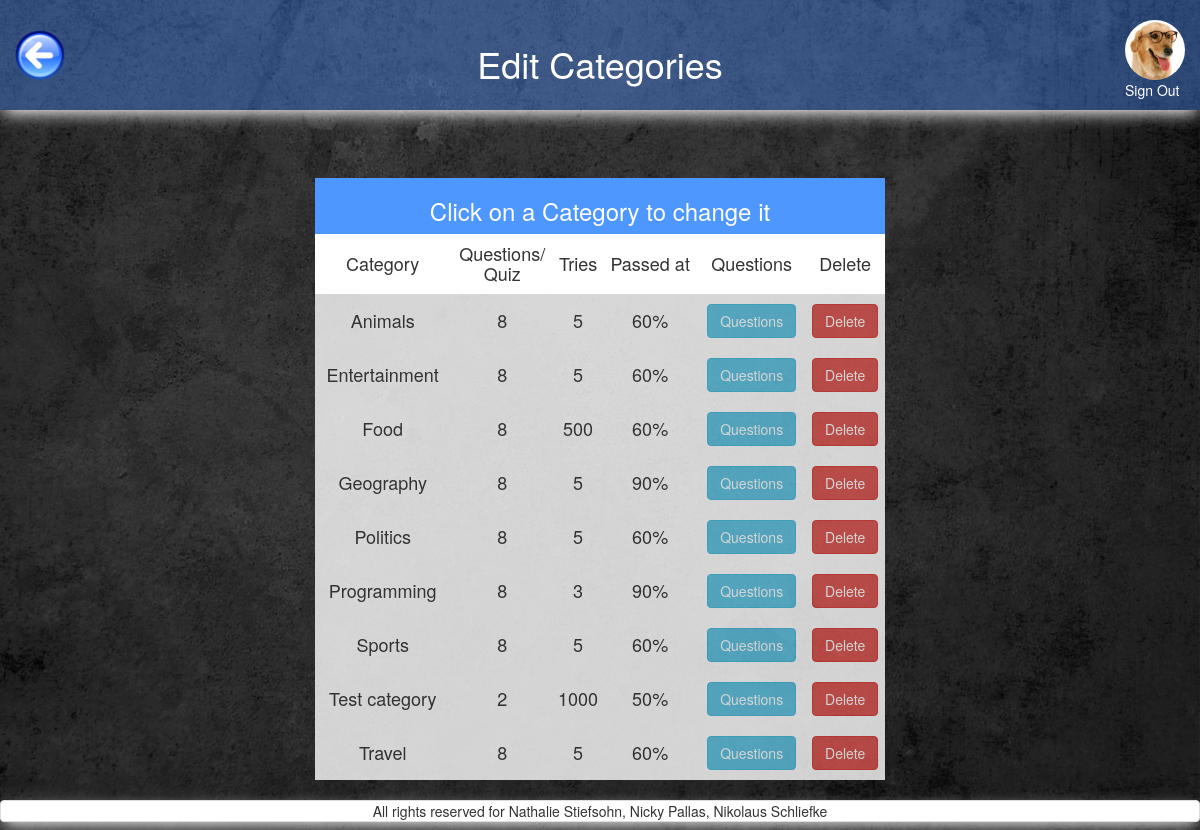
/admin_all_questions.php (signed in), run on the app's committed database.
### tables this page shows
CREATE TABLE `users` (
  `id` int(11) NOT NULL,
  `FK_avatars` int(11) NOT NULL,
  `FK_classes` int(11) NOT NULL DEFAULT '1',
  `nickname` varchar(255) NOT NULL,
  `email` varchar(255) NOT NULL,
  `password` varchar(255) NOT NULL,
  `first_name` varchar(255) NOT NULL,
  `family_name` varchar(255) NOT NULL,
  `date_of_birth` date NOT NULL DEFAULT '1993-07-30'
);

CREATE TABLE `avatars` (
  `id` int(11) NOT NULL,
  `location` varchar(255) NOT NULL
);

CREATE TABLE `categories` (
  `id` int(11) NOT NULL,
  `category` varchar(13) NOT NULL,
  `image` varchar(255) NOT NULL DEFAULT 'default.png',
  `amount_questions` int(11) NOT NULL DEFAULT '8',
  `tries` int(11) NOT NULL DEFAULT '5',
  `passed_at` decimal(3,2) NOT NULL DEFAULT '0.60'
);

### includes/start_session_admin.php (called while the page is built, shortened)
<?php
	require_once 'dbconnect.php';
$res=mysqli_query($con, "SELECT first_name, family_name, date_of_birth, nickname, users.id AS user_id, avatars.location AS avatar, avatars.id AS avatar_id, email FROM users
 	JOIN avatars ON users.FK_avatars=avatars.id
 	WHERE users.id=".$_SESSION['user']);
	 $userRow=mysqli_fetch_array($res);
	 $user_avatar = $userRow['avatar'];
?>

### query/categories_query.php (called while the page is built)
<?php
$query_all_categories = "
    SELECT
        *
    FROM `categories`
    order by category ASC
";
$res_all_categories = mysqli_query($con, $query_all_categories);
?>

### admin_all_questions.php (the view, shortened to what this page needs)
<?php
require_once('includes/start_session_admin.php');
?>
<!DOCTYPE html>
<html>
<head>
	<?php
require_once('includes/head_tag.php');
	?>
</head>
<body>
<div id="wrap">
  <div id="main" class="container-fluid clear-top">
	<header class="row shadow" id="header">
			<div class="col-xs-3">
				<a href="home_admin.php">
					<img alt="back_button" src="pictures/back_button.png" id="back_button"/>
				</a>
			</div>
			<div class="col-xs-6 white text-center margin-top">
                <h1 class="heading_font">Edit Categories</h1>
            </div>
        <?php
        echo'
            <div class="col-xs-3">
                <a href="logout.php?logout" class="pull-right">
                    <img class="img-circle show_avatar border" src="'.$user_avatar.'" alt="avatar" id="avatar_img"><br>
                    Sign Out
                </a>
            </div>';
        ?>
	</header>
	<div class="row">
		<main class="col-xs-12">
			<section class="row">
				<?php
					require 'includes/alert_box.php'
				 ?>
				<div class="col-xs-12 text-center margin-top">
					<div class="row">
				<div class="col-xs-10 col-xs-offset-1 col-sm-6 col-sm-offset-3">
                        <table class="table-hover text-center" >
                            <thead>
                            	<tr id="first_row_table" class="white">
                                	<th colspan="6" class="text-center"><h3>Click on a Category to change it</h3></th>
                                </tr>
                                <tr id="white_background">
                                	<th class="text-center"><h4>Category</h4></th>
                                	<th class="text-center"><h4>Questions/<br>Quiz</h4></th>
                                	<th class="text-center"><h4>Tries</h4></th>
                                    <th class="text-center"><h4>Passed at</h4></th>
                                    <th class="text-center"><h4>Questions</h4></th>
                                    <th class="text-center"><h4>Delete</h4></th>
                                </tr>
                            </thead>
                            <tbody>
                                 <?php
                        include ('query/categories_query.php');
			                while ($row_all_categories = mysqli_fetch_array($res_all_categories)){
			                    $category = $row_all_categories['category'];
			                    $category_id=$row_all_categories['id'];
			                    $questions=$row_all_categories['amount_questions'];
			                    $tries=$row_all_categories['tries'];
			                    $passed_at = $row_all_categories['passed_at'];
			                    if($category_id==0){} else{
	                            echo '
									<a href="change_category.php?category_selected='.$category_id.'">
		                                <tr>
		                                    <td class="clickable-row" data-href="change_category.php?category_selected='.$category_id.'"><h4>'.$category.'</h4></td>
		                                    <td class="clickable-row" data-href="change_category.php?category_selected='.$category_id.'"><h4>'.$questions.'</h4></td>
		                                    <td class="clickable-row" data-href="change_category.php?category_selected='.$category_id.'"><h4>'.$tries.'</h4></td>
		                                    <td class="clickable-row" data-href="change_category.php?category_selected='.$category_id.'"><h4>'.($passed_at*100).'%</h4></td>
		                                    <td><h4><input class="btn btn-info btn-display_games" type="submit" data-href="questions_of_category.php?category_selected='.$category_id.'"  value="Questions"></h4></td>
		                                    <td><h4><input class="btn btn-danger btn-display_games" type="submit" data-href="admin_all_questions.php?category_selected='.$category_id.'"  value="Delete"></h4></td>
		                                </tr>
	                                </a>
	                                ';
                          		}
                        }
                        ?>
                            </tbody>
                        </table>
                    </div>
			</section>
		</main>
	</div>
  </div>
</div>
	<?php
require_once('includes/footer.php');
	?>
</body>
</html>

### css/style.css (style rules this page uses)
header h1 { position: relative; }
#avatar_img { margin-top:20px; height: 60px; }
#back_button { margin-top:30px; height: 50px; }
#header { background-color: rgba(77,141,255,0.4); height: 110px; }
#header a:link { color: white; }
body { content: ""; background: url("../pictures/grey_background.jpg"); background-size: 100% 100%; background-repeat: repeat; top: 0; left: 0; bottom: 0; right: 0; position: absolute; z-index: -1; }
.shadow { -webkit-box-shadow: 0px 6px 16px -3px rgba(255,255,255,1); -moz-box-shadow: 0px 6px 16px -3px rgba(255,255,255,1); box-shadow: 0px 6px 16px -3px rgba(255,255,255,1); }
.margin-top { margin-top: 2%; }
table { width: 100%; }
tbody { background-color: white; opacity: 0.8; }
.white { color: white; }

### includes/head_tag.php (style rules this page uses)
html, body { height: 100%; }
#white_background { background-color: white; opacity: 1 !important; }
#first_row_table { background-color: #4D97FF; }
#wrap { min-height: 100%; }
#main { overflow:auto; padding-bottom:50px; }

### data on the page
users: FK_avatars.location (picture)
categories: category "Animals", amount_questions "8", tries "5", $passed_at*100 "60"
categories: category "Entertainment", amount_questions "8", tries "5", $passed_at*100 "60"
categories: category "Food", amount_questions "8", tries "500", $passed_at*100 "60"
categories: category "Geography", amount_questions "8", tries "5", $passed_at*100 "90"
categories: category "Politics", amount_questions "8", tries "5", $passed_at*100 "60"
categories: category "Programming", amount_questions "8", tries "3", $passed_at*100 "90"
categories: category "Sports", amount_questions "8", tries "5", $passed_at*100 "60"
categories: category "Test category", amount_questions "2", tries "1000", $passed_at*100 "50"
categories: category "Travel", amount_questions "8", tries "5", $passed_at*100 "60"
